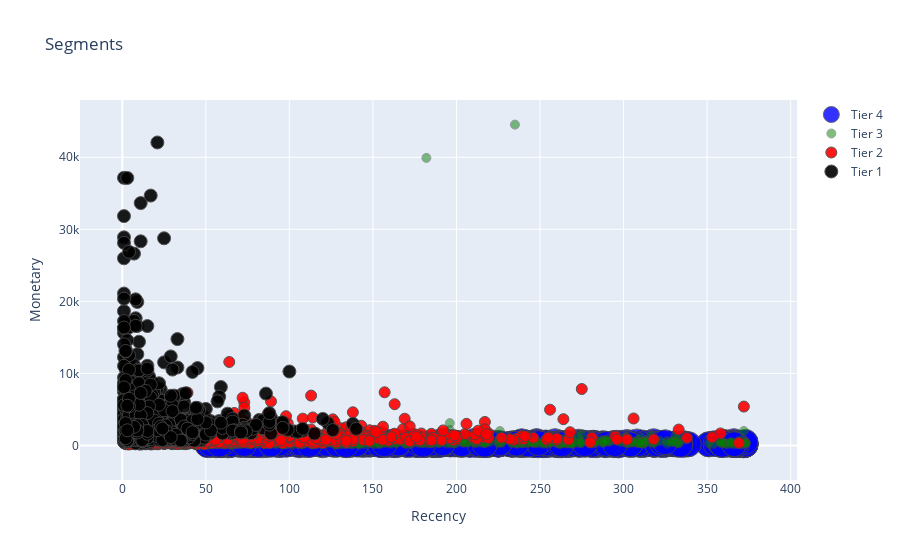

The cell this chart's notebook holds for it:
### Code cell
#Recency Vs Monetary
graph = scores.query("Monetary < 50000 and Frequency < 2000")

plot_data = [
    gobj.Scatter(
        x=graph.query("Customer_Tier_Division == 'Tier 4'")['Recency'],
        y=graph.query("Customer_Tier_Division == 'Tier 4'")['Monetary'],
        mode='markers',
        name='Tier 4',
        marker= dict(size= 25,
            line= dict(width=1),
            color= 'blue',
            opacity= 0.8
           )
    ),
        gobj.Scatter(
        x=graph.query("Customer_Tier_Division == 'Tier 3'")['Recency'],
        y=graph.query("Customer_Tier_Division == 'Tier 3'")['Monetary'],
        mode='markers',
        name='Tier 3',
        marker= dict(size= 9,
            line= dict(width=1),
            color= 'green',
            opacity= 0.5
           )
    ),
        gobj.Scatter(
        x=graph.query("Customer_Tier_Division == 'Tier 2'")['Recency'],
        y=graph.query("Customer_Tier_Division == 'Tier 2'")['Monetary'],
        mode='markers',
        name='Tier 2',
        marker= dict(size= 11,
            line= dict(width=1),
            color= 'red',
            opacity= 0.9
           )
    ),
    gobj.Scatter(
        x=graph.query("Customer_Tier_Division == 'Tier 1'")['Recency'],
        y=graph.query("Customer_Tier_Division == 'Tier 1'")['Monetary'],
        mode='markers',
        name='Tier 1',
        marker= dict(size= 13,
            line= dict(width=1),
            color= 'black',
            opacity= 0.9
           )
    ),
]

plot_layout = gobj.Layout(
        yaxis= {'title': "Monetary"},
        xaxis= {'title': "Recency"},
        title='Segments'
    )
fig = gobj.Figure(data=plot_data, layout=plot_layout)
po.iplot(fig)

### Figure 1 — Plotly figure (JSON) as saved in the notebook; plotly's stock layout.template omitted (floating-point values rounded to 4 significant figures; data arrays with more than 128 entries replaced by an {"elided": "..."} marker saying what was removed)
{"data": [{"marker": {"color": "blue", "line": {"width": 1}, "opacity": 0.8, "size": 25}, "mode": "markers", "name": "Tier 4", "type": "scatter", "x": {"elided": "705 int values"}, "y": {"elided": "705 float values"}}, {"marker": {"color": "green", "line": {"width": 1}, "opacity": 0.5, "size": 9}, "mode": "markers", "name": "Tier 3", "type": "scatter", "x": {"elided": "894 int values"}, "y": {"elided": "894 float values"}}, {"marker": {"color": "red", "line": {"width": 1}, "opacity": 0.9, "size": 11}, "mode": "markers", "name": "Tier 2", "type": "scatter", "x": {"elided": "1180 int values"}, "y": {"elided": "1180 float values"}}, {"marker": {"color": "black", "line": {"width": 1}, "opacity": 0.9, "size": 13}, "mode": "markers", "name": "Tier 1", "type": "scatter", "x": {"elided": "1123 int values"}, "y": {"elided": "1123 float values"}}], "layout": {"title": {"text": "Segments"}, "xaxis": {"title": {"text": "Recency"}}, "yaxis": {"title": {"text": "Monetary"}}}}
